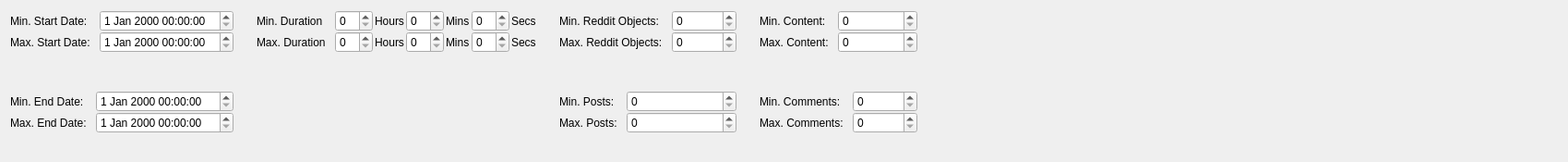
<?xml version="1.0" encoding="UTF-8"?>
<ui version="4.0">
 <class>DownloadSessionFilter</class>
 <widget class="QWidget" name="DownloadSessionFilter">
  <property name="geometry">
   <rect>
    <x>0</x>
    <y>0</y>
    <width>1699</width>
    <height>175</height>
   </rect>
  </property>
  <property name="windowTitle">
   <string>Download Session Filter</string>
  </property>
  <layout class="QGridLayout" name="gridLayout">
   <property name="horizontalSpacing">
    <number>25</number>
   </property>
   <property name="verticalSpacing">
    <number>20</number>
   </property>
   <item row="0" column="0">
    <layout class="QFormLayout" name="formLayout">
     <property name="horizontalSpacing">
      <number>10</number>
     </property>
     <item row="0" column="0">
      <widget class="QLabel" name="label">
       <property name="text">
        <string>Min. Start Date:</string>
       </property>
      </widget>
     </item>
     <item row="0" column="1">
      <widget class="QDateTimeEdit" name="min_start_date_edit"/>
     </item>
     <item row="1" column="0">
      <widget class="QLabel" name="label_2">
       <property name="text">
        <string>Max. Start Date:</string>
       </property>
      </widget>
     </item>
     <item row="1" column="1">
      <widget class="QDateTimeEdit" name="max_start_date_edit"/>
     </item>
    </layout>
   </item>
   <item row="0" column="1">
    <layout class="QFormLayout" name="formLayout_3">
     <property name="horizontalSpacing">
      <number>10</number>
     </property>
     <item row="0" column="0">
      <widget class="QLabel" name="label_5">
       <property name="text">
        <string>Min. Duration</string>
       </property>
      </widget>
     </item>
     <item row="1" column="0">
      <widget class="QLabel" name="label_6">
       <property name="text">
        <string>Max. Duration</string>
       </property>
      </widget>
     </item>
     <item row="0" column="1">
      <layout class="QHBoxLayout" name="horizontalLayout">
       <property name="spacing">
        <number>2</number>
       </property>
       <item>
        <widget class="QSpinBox" name="min_duration_hour_spin_box"/>
       </item>
       <item>
        <widget class="QLabel" name="label_7">
         <property name="text">
          <string>Hours</string>
         </property>
        </widget>
       </item>
       <item>
        <widget class="QSpinBox" name="min_duration_min_spin_box"/>
       </item>
       <item>
        <widget class="QLabel" name="label_8">
         <property name="text">
          <string>Mins</string>
         </property>
        </widget>
       </item>
       <item>
        <widget class="QSpinBox" name="min_duration_sec_spin_box"/>
       </item>
       <item>
        <widget class="QLabel" name="label_9">
         <property name="text">
          <string>Secs</string>
         </property>
        </widget>
       </item>
      </layout>
     </item>
     <item row="1" column="1">
      <layout class="QHBoxLayout" name="horizontalLayout_2">
       <property name="spacing">
        <number>2</number>
       </property>
       <item>
        <widget class="QSpinBox" name="max_duration_hour_spin_box"/>
       </item>
       <item>
        <widget class="QLabel" name="label_10">
         <property name="text">
          <string>Hours</string>
         </property>
        </widget>
       </item>
       <item>
        <widget class="QSpinBox" name="max_duration_min_spin_box"/>
       </item>
       <item>
        <widget class="QLabel" name="label_11">
         <property name="text">
          <string>Mins</string>
         </property>
        </widget>
       </item>
       <item>
        <widget class="QSpinBox" name="max_duration_sec_spin_box"/>
       </item>
       <item>
        <widget class="QLabel" name="label_12">
         <property name="text">
          <string>Secs</string>
         </property>
        </widget>
       </item>
      </layout>
     </item>
    </layout>
   </item>
   <item row="1" column="0">
    <layout class="QFormLayout" name="formLayout_2">
     <property name="horizontalSpacing">
      <number>10</number>
     </property>
     <item row="0" column="0">
      <widget class="QLabel" name="label_3">
       <property name="text">
        <string>Min. End Date:</string>
       </property>
      </widget>
     </item>
     <item row="0" column="1">
      <widget class="QDateTimeEdit" name="min_end_date_edit"/>
     </item>
     <item row="1" column="0">
      <widget class="QLabel" name="label_4">
       <property name="text">
        <string>Max. End Date:</string>
       </property>
      </widget>
     </item>
     <item row="1" column="1">
      <widget class="QDateTimeEdit" name="max_end_date_edit"/>
     </item>
    </layout>
   </item>
   <item row="1" column="2">
    <layout class="QFormLayout" name="formLayout_5">
     <property name="fieldGrowthPolicy">
      <enum>QFormLayout::AllNonFixedFieldsGrow</enum>
     </property>
     <property name="horizontalSpacing">
      <number>10</number>
     </property>
     <item row="0" column="0">
      <widget class="QLabel" name="label_15">
       <property name="text">
        <string>Min. Posts:</string>
       </property>
      </widget>
     </item>
     <item row="1" column="0">
      <widget class="QLabel" name="label_16">
       <property name="text">
        <string>Max. Posts:</string>
       </property>
      </widget>
     </item>
     <item row="1" column="1">
      <widget class="QSpinBox" name="max_post_spin_box">
       <property name="minimumSize">
        <size>
         <width>70</width>
         <height>0</height>
        </size>
       </property>
      </widget>
     </item>
     <item row="0" column="1">
      <widget class="QSpinBox" name="min_post_spin_box">
       <property name="minimumSize">
        <size>
         <width>70</width>
         <height>0</height>
        </size>
       </property>
      </widget>
     </item>
    </layout>
   </item>
   <item row="0" column="2">
    <layout class="QFormLayout" name="formLayout_4">
     <property name="fieldGrowthPolicy">
      <enum>QFormLayout::AllNonFixedFieldsGrow</enum>
     </property>
     <property name="horizontalSpacing">
      <number>10</number>
     </property>
     <item row="0" column="0">
      <widget class="QLabel" name="label_13">
       <property name="text">
        <string>Min. Reddit Objects:</string>
       </property>
      </widget>
     </item>
     <item row="1" column="0">
      <widget class="QLabel" name="label_14">
       <property name="text">
        <string>Max. Reddit Objects:</string>
       </property>
      </widget>
     </item>
     <item row="0" column="1">
      <widget class="QSpinBox" name="min_reddit_object_spin_box">
       <property name="minimumSize">
        <size>
         <width>70</width>
         <height>0</height>
        </size>
       </property>
      </widget>
     </item>
     <item row="1" column="1">
      <widget class="QSpinBox" name="max_reddit_object_spin_box">
       <property name="minimumSize">
        <size>
         <width>70</width>
         <height>0</height>
        </size>
       </property>
      </widget>
     </item>
    </layout>
   </item>
   <item row="0" column="3">
    <layout class="QFormLayout" name="formLayout_6">
     <property name="fieldGrowthPolicy">
      <enum>QFormLayout::AllNonFixedFieldsGrow</enum>
     </property>
     <property name="horizontalSpacing">
      <number>10</number>
     </property>
     <item row="0" column="0">
      <widget class="QLabel" name="label_17">
       <property name="text">
        <string>Min. Content:</string>
       </property>
      </widget>
     </item>
     <item row="1" column="0">
      <widget class="QLabel" name="label_18">
       <property name="text">
        <string>Max. Content:</string>
       </property>
      </widget>
     </item>
     <item row="0" column="1">
      <widget class="QSpinBox" name="min_content_spin_box">
       <property name="minimumSize">
        <size>
         <width>70</width>
         <height>0</height>
        </size>
       </property>
      </widget>
     </item>
     <item row="1" column="1">
      <widget class="QSpinBox" name="max_content_spin_box">
       <property name="minimumSize">
        <size>
         <width>70</width>
         <height>0</height>
        </size>
       </property>
      </widget>
     </item>
    </layout>
   </item>
   <item row="1" column="3">
    <layout class="QFormLayout" name="formLayout_7">
     <property name="fieldGrowthPolicy">
      <enum>QFormLayout::AllNonFixedFieldsGrow</enum>
     </property>
     <property name="horizontalSpacing">
      <number>10</number>
     </property>
     <item row="0" column="0">
      <widget class="QLabel" name="label_19">
       <property name="text">
        <string>Min. Comments:</string>
       </property>
      </widget>
     </item>
     <item row="1" column="0">
      <widget class="QLabel" name="label_20">
       <property name="text">
        <string>Max. Comments:</string>
       </property>
      </widget>
     </item>
     <item row="0" column="1">
      <widget class="QSpinBox" name="min_comment_spin_box">
       <property name="minimumSize">
        <size>
         <width>70</width>
         <height>0</height>
        </size>
       </property>
      </widget>
     </item>
     <item row="1" column="1">
      <widget class="QSpinBox" name="max_comment_spin_box">
       <property name="minimumSize">
        <size>
         <width>70</width>
         <height>0</height>
        </size>
       </property>
      </widget>
     </item>
    </layout>
   </item>
   <item row="0" column="4">
    <spacer name="horizontalSpacer">
     <property name="orientation">
      <enum>Qt::Horizontal</enum>
     </property>
     <property name="sizeHint" stdset="0">
      <size>
       <width>40</width>
       <height>20</height>
      </size>
     </property>
    </spacer>
   </item>
  </layout>
 </widget>
 <resources/>
 <connections/>
</ui>
